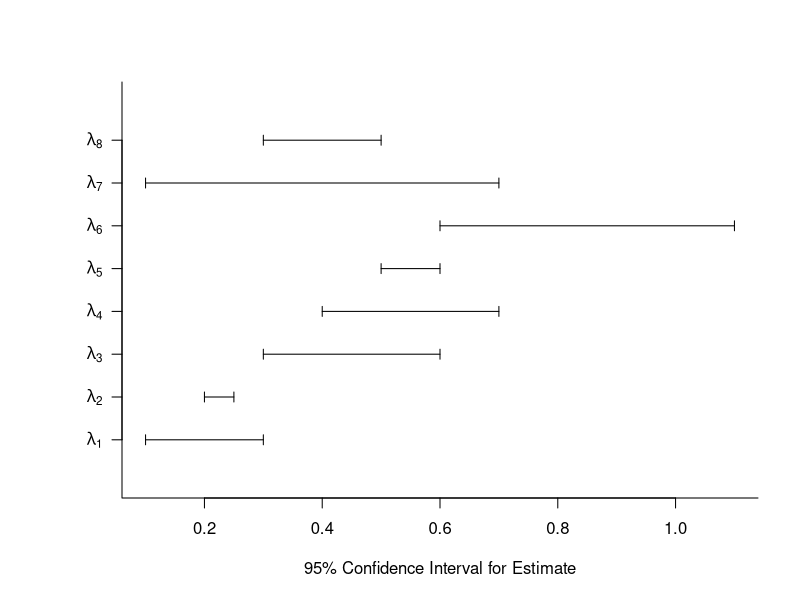
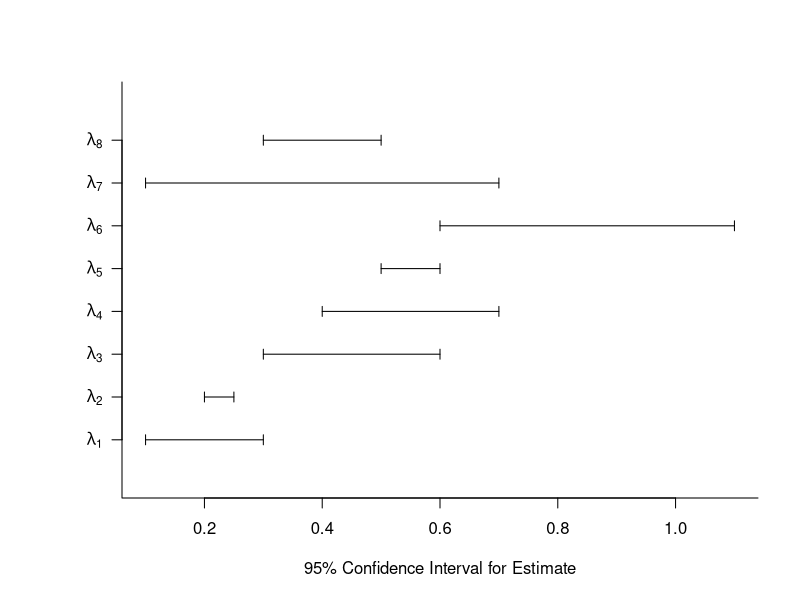

Source code (R) for these figures, in order:
## Paul Johnson <pauljohn@ku.edu>
## 2013-04-24, 2013-05-18

## Simple plotmath example The goal here was to make nice looking
## labels on the## y axis. Step through the first part, see what we
## are aiming at, and then the second part is a little smarter.

## This one went into a student's prize winning honors project, In the
## first example, I get the result I want, but was really frustrated
## that I could not find a succinct way to generate the lambdas.
## But I finally remembered the fix, so it is all good in the end.

lwr <- c(0.1, 0.2, 0.3, 0.4, 0.5, 0.6, 0.1, 0.3)
upr <- c(0.3, 0.25, 0.6, 0.7, 0.6, 1.1, 0.7, 0.5)

yseq <- seq_along(lwr)

lambda <- paste("lambda[", yseq, "]",  sep ="")

lambda <- expression(lambda[1])

lambda1 <- substitute(lambda[AA], list(AA = 1))
lambda2 <- substitute(lambda[AA], list(AA = 2))
lambda3 <- substitute(lambda[AA], list(AA = 3))
lambda4 <- substitute(lambda[AA], list(AA = 4))
lambda5 <- substitute(lambda[AA], list(AA = 5))
lambda6 <- substitute(lambda[AA], list(AA = 6))
lambda7 <- substitute(lambda[AA], list(AA = 7))
lambda8 <- substitute(lambda[AA], list(AA = 8))
lambda9 <- substitute(lambda[AA], list(AA = 9))
lambda10 <- substitute(lambda[AA], list(AA = 10))
lambda11 <- substitute(lambda[AA], list(AA = 11))
lambda12 <- substitute(lambda[AA], list(AA = 12))
lambda13 <- substitute(lambda[AA], list(AA = 13))


mylabels <- as.expression(c(lambda1,lambda2, lambda3, lambda4,lambda5,
    lambda6, lambda7, lambda8, lambda9, lambda10, lambda11, lambda12,
    lambda13))

par(mar = c(5.1, 6.1, 4.1, 2.1))

plot( x = range(c(lwr, upr)), y = c(0, max(yseq) +1), type = "n", axes
= FALSE, ylab ="", xlab = "95% Confidence Interval for Estimate")

axis(1)
axis(2, at = yseq, labels = mylabels[yseq], las = 2)

arrows(lwr, yseq, upr, yseq, angle = 90, code = 3, length = 0.05)

box(bty = "L")


## 2013-05-18
## here's the way to generate the labels in a smarter way.

myLabels <- lapply(1:13, function(x) substitute(lambda[AAA], list(AAA = x)))
myLabels <- as.expression(myLabels)

par(mar = c(5.1, 6.1, 4.1, 2.1))
plot( x = range(c(lwr, upr)), y = c(0, max(yseq) +1), type = "n", axes = FALSE, ylab ="", xlab = "95% Confidence Interval for Estimate")

axis(1)

axis(2, at = yseq, labels = myLabels[yseq], las = 2)

arrows(lwr, yseq, upr, yseq, angle = 90, code = 3, length = 0.05)
box (bty = "L")
